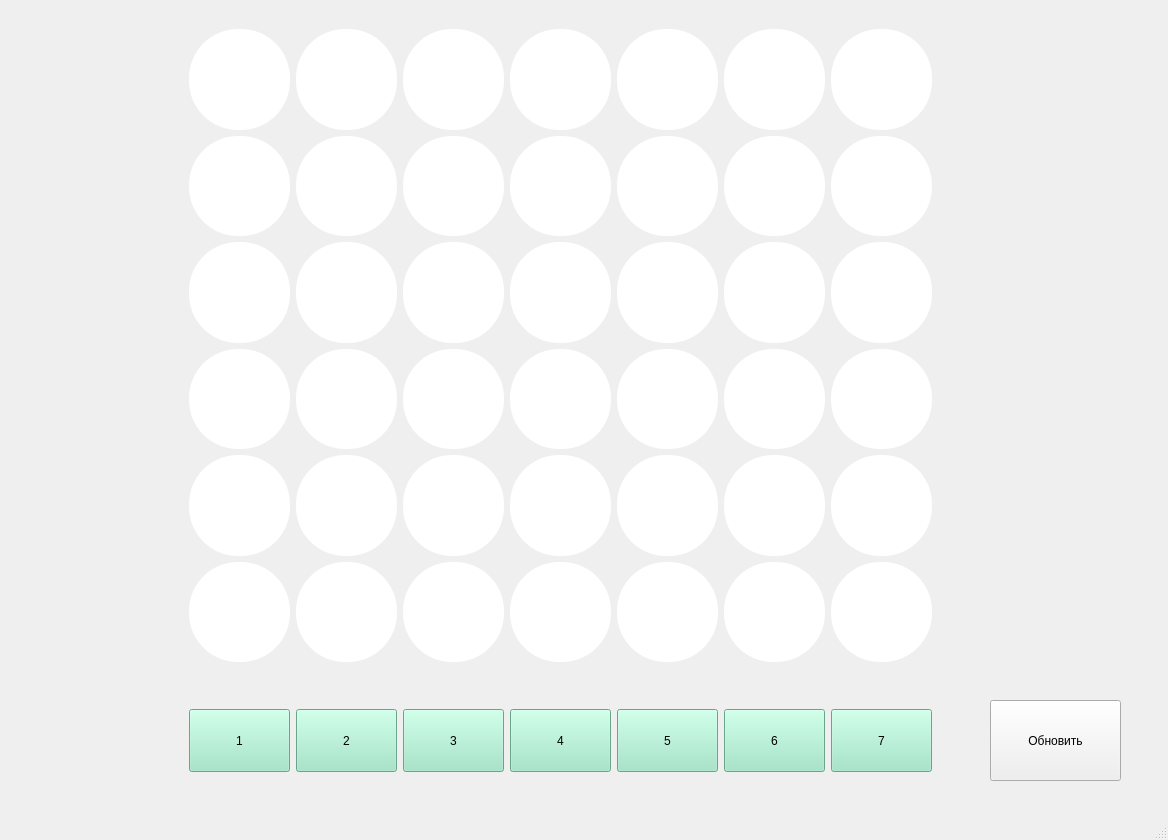
<?xml version="1.0" encoding="UTF-8"?>
<ui version="4.0">
 <class>MainWindow</class>
 <widget class="QMainWindow" name="MainWindow">
  <property name="geometry">
   <rect>
    <x>0</x>
    <y>0</y>
    <width>1168</width>
    <height>840</height>
   </rect>
  </property>
  <property name="windowTitle">
   <string>MainWindow</string>
  </property>
  <property name="styleSheet">
   <string notr="true"/>
  </property>
  <widget class="QWidget" name="centralwidget">
   <widget class="QFrame" name="gridFrame">
    <property name="geometry">
     <rect>
      <x>180</x>
      <y>20</y>
      <width>761</width>
      <height>651</height>
     </rect>
    </property>
    <property name="styleSheet">
     <string notr="true">QPushButton
{
	background: #fff;
	border-radius: 49px;
}</string>
    </property>
    <layout class="QGridLayout" name="gridLayout">
     <item row="3" column="0">
      <widget class="QPushButton" name="pushButton_0_2">
       <property name="sizePolicy">
        <sizepolicy hsizetype="Minimum" vsizetype="Ignored">
         <horstretch>0</horstretch>
         <verstretch>0</verstretch>
        </sizepolicy>
       </property>
       <property name="text">
        <string/>
       </property>
      </widget>
     </item>
     <item row="1" column="0">
      <widget class="QPushButton" name="pushButton_0_4">
       <property name="sizePolicy">
        <sizepolicy hsizetype="Minimum" vsizetype="Ignored">
         <horstretch>0</horstretch>
         <verstretch>0</verstretch>
        </sizepolicy>
       </property>
       <property name="text">
        <string/>
       </property>
      </widget>
     </item>
     <item row="0" column="0">
      <widget class="QPushButton" name="pushButton_0_5">
       <property name="sizePolicy">
        <sizepolicy hsizetype="Minimum" vsizetype="Ignored">
         <horstretch>0</horstretch>
         <verstretch>0</verstretch>
        </sizepolicy>
       </property>
       <property name="text">
        <string/>
       </property>
      </widget>
     </item>
     <item row="2" column="0">
      <widget class="QPushButton" name="pushButton_0_3">
       <property name="sizePolicy">
        <sizepolicy hsizetype="Minimum" vsizetype="Ignored">
         <horstretch>0</horstretch>
         <verstretch>0</verstretch>
        </sizepolicy>
       </property>
       <property name="text">
        <string/>
       </property>
      </widget>
     </item>
     <item row="5" column="4">
      <widget class="QPushButton" name="pushButton_4_0">
       <property name="sizePolicy">
        <sizepolicy hsizetype="Minimum" vsizetype="Ignored">
         <horstretch>0</horstretch>
         <verstretch>0</verstretch>
        </sizepolicy>
       </property>
       <property name="text">
        <string/>
       </property>
      </widget>
     </item>
     <item row="5" column="2">
      <widget class="QPushButton" name="pushButton_2_0">
       <property name="sizePolicy">
        <sizepolicy hsizetype="Minimum" vsizetype="Ignored">
         <horstretch>0</horstretch>
         <verstretch>0</verstretch>
        </sizepolicy>
       </property>
       <property name="text">
        <string/>
       </property>
      </widget>
     </item>
     <item row="5" column="3">
      <widget class="QPushButton" name="pushButton_3_0">
       <property name="sizePolicy">
        <sizepolicy hsizetype="Minimum" vsizetype="Ignored">
         <horstretch>0</horstretch>
         <verstretch>0</verstretch>
        </sizepolicy>
       </property>
       <property name="text">
        <string/>
       </property>
      </widget>
     </item>
     <item row="5" column="5">
      <widget class="QPushButton" name="pushButton_5_0">
       <property name="sizePolicy">
        <sizepolicy hsizetype="Minimum" vsizetype="Ignored">
         <horstretch>0</horstretch>
         <verstretch>0</verstretch>
        </sizepolicy>
       </property>
       <property name="text">
        <string/>
       </property>
      </widget>
     </item>
     <item row="5" column="1">
      <widget class="QPushButton" name="pushButton_1_0">
       <property name="sizePolicy">
        <sizepolicy hsizetype="Minimum" vsizetype="Ignored">
         <horstretch>0</horstretch>
         <verstretch>0</verstretch>
        </sizepolicy>
       </property>
       <property name="text">
        <string/>
       </property>
      </widget>
     </item>
     <item row="5" column="0">
      <widget class="QPushButton" name="pushButton_0_0">
       <property name="sizePolicy">
        <sizepolicy hsizetype="Minimum" vsizetype="Ignored">
         <horstretch>0</horstretch>
         <verstretch>0</verstretch>
        </sizepolicy>
       </property>
       <property name="text">
        <string/>
       </property>
      </widget>
     </item>
     <item row="4" column="0">
      <widget class="QPushButton" name="pushButton_0_1">
       <property name="sizePolicy">
        <sizepolicy hsizetype="Minimum" vsizetype="Ignored">
         <horstretch>0</horstretch>
         <verstretch>0</verstretch>
        </sizepolicy>
       </property>
       <property name="text">
        <string/>
       </property>
      </widget>
     </item>
     <item row="5" column="6">
      <widget class="QPushButton" name="pushButton_6_0">
       <property name="sizePolicy">
        <sizepolicy hsizetype="Minimum" vsizetype="Ignored">
         <horstretch>0</horstretch>
         <verstretch>0</verstretch>
        </sizepolicy>
       </property>
       <property name="text">
        <string/>
       </property>
      </widget>
     </item>
     <item row="0" column="6">
      <widget class="QPushButton" name="pushButton_6_5">
       <property name="sizePolicy">
        <sizepolicy hsizetype="Minimum" vsizetype="Ignored">
         <horstretch>0</horstretch>
         <verstretch>0</verstretch>
        </sizepolicy>
       </property>
       <property name="text">
        <string/>
       </property>
      </widget>
     </item>
     <item row="0" column="5">
      <widget class="QPushButton" name="pushButton_5_5">
       <property name="sizePolicy">
        <sizepolicy hsizetype="Minimum" vsizetype="Ignored">
         <horstretch>0</horstretch>
         <verstretch>0</verstretch>
        </sizepolicy>
       </property>
       <property name="text">
        <string/>
       </property>
      </widget>
     </item>
     <item row="0" column="2">
      <widget class="QPushButton" name="pushButton_2_5">
       <property name="sizePolicy">
        <sizepolicy hsizetype="Minimum" vsizetype="Ignored">
         <horstretch>0</horstretch>
         <verstretch>0</verstretch>
        </sizepolicy>
       </property>
       <property name="text">
        <string/>
       </property>
      </widget>
     </item>
     <item row="0" column="1">
      <widget class="QPushButton" name="pushButton_1_5">
       <property name="sizePolicy">
        <sizepolicy hsizetype="Minimum" vsizetype="Ignored">
         <horstretch>0</horstretch>
         <verstretch>0</verstretch>
        </sizepolicy>
       </property>
       <property name="text">
        <string/>
       </property>
      </widget>
     </item>
     <item row="0" column="3">
      <widget class="QPushButton" name="pushButton_3_5">
       <property name="sizePolicy">
        <sizepolicy hsizetype="Minimum" vsizetype="Ignored">
         <horstretch>0</horstretch>
         <verstretch>0</verstretch>
        </sizepolicy>
       </property>
       <property name="text">
        <string/>
       </property>
      </widget>
     </item>
     <item row="0" column="4">
      <widget class="QPushButton" name="pushButton_4_5">
       <property name="sizePolicy">
        <sizepolicy hsizetype="Minimum" vsizetype="Ignored">
         <horstretch>0</horstretch>
         <verstretch>0</verstretch>
        </sizepolicy>
       </property>
       <property name="text">
        <string/>
       </property>
      </widget>
     </item>
     <item row="1" column="2">
      <widget class="QPushButton" name="pushButton_2_4">
       <property name="sizePolicy">
        <sizepolicy hsizetype="Minimum" vsizetype="Ignored">
         <horstretch>0</horstretch>
         <verstretch>0</verstretch>
        </sizepolicy>
       </property>
       <property name="text">
        <string/>
       </property>
      </widget>
     </item>
     <item row="1" column="1">
      <widget class="QPushButton" name="pushButton_1_4">
       <property name="sizePolicy">
        <sizepolicy hsizetype="Minimum" vsizetype="Ignored">
         <horstretch>0</horstretch>
         <verstretch>0</verstretch>
        </sizepolicy>
       </property>
       <property name="text">
        <string/>
       </property>
      </widget>
     </item>
     <item row="1" column="3">
      <widget class="QPushButton" name="pushButton_3_4">
       <property name="sizePolicy">
        <sizepolicy hsizetype="Minimum" vsizetype="Ignored">
         <horstretch>0</horstretch>
         <verstretch>0</verstretch>
        </sizepolicy>
       </property>
       <property name="text">
        <string/>
       </property>
      </widget>
     </item>
     <item row="1" column="5">
      <widget class="QPushButton" name="pushButton_5_4">
       <property name="sizePolicy">
        <sizepolicy hsizetype="Minimum" vsizetype="Ignored">
         <horstretch>0</horstretch>
         <verstretch>0</verstretch>
        </sizepolicy>
       </property>
       <property name="text">
        <string/>
       </property>
      </widget>
     </item>
     <item row="1" column="4">
      <widget class="QPushButton" name="pushButton_4_4">
       <property name="sizePolicy">
        <sizepolicy hsizetype="Minimum" vsizetype="Ignored">
         <horstretch>0</horstretch>
         <verstretch>0</verstretch>
        </sizepolicy>
       </property>
       <property name="text">
        <string/>
       </property>
      </widget>
     </item>
     <item row="1" column="6">
      <widget class="QPushButton" name="pushButton_6_4">
       <property name="sizePolicy">
        <sizepolicy hsizetype="Minimum" vsizetype="Ignored">
         <horstretch>0</horstretch>
         <verstretch>0</verstretch>
        </sizepolicy>
       </property>
       <property name="text">
        <string/>
       </property>
      </widget>
     </item>
     <item row="2" column="4">
      <widget class="QPushButton" name="pushButton_4_3">
       <property name="sizePolicy">
        <sizepolicy hsizetype="Minimum" vsizetype="Ignored">
         <horstretch>0</horstretch>
         <verstretch>0</verstretch>
        </sizepolicy>
       </property>
       <property name="text">
        <string/>
       </property>
      </widget>
     </item>
     <item row="2" column="5">
      <widget class="QPushButton" name="pushButton_5_3">
       <property name="sizePolicy">
        <sizepolicy hsizetype="Minimum" vsizetype="Ignored">
         <horstretch>0</horstretch>
         <verstretch>0</verstretch>
        </sizepolicy>
       </property>
       <property name="text">
        <string/>
       </property>
      </widget>
     </item>
     <item row="2" column="3">
      <widget class="QPushButton" name="pushButton_3_3">
       <property name="sizePolicy">
        <sizepolicy hsizetype="Minimum" vsizetype="Ignored">
         <horstretch>0</horstretch>
         <verstretch>0</verstretch>
        </sizepolicy>
       </property>
       <property name="text">
        <string/>
       </property>
      </widget>
     </item>
     <item row="2" column="2">
      <widget class="QPushButton" name="pushButton_2_3">
       <property name="sizePolicy">
        <sizepolicy hsizetype="Minimum" vsizetype="Ignored">
         <horstretch>0</horstretch>
         <verstretch>0</verstretch>
        </sizepolicy>
       </property>
       <property name="text">
        <string/>
       </property>
      </widget>
     </item>
     <item row="2" column="6">
      <widget class="QPushButton" name="pushButton_6_3">
       <property name="sizePolicy">
        <sizepolicy hsizetype="Minimum" vsizetype="Ignored">
         <horstretch>0</horstretch>
         <verstretch>0</verstretch>
        </sizepolicy>
       </property>
       <property name="text">
        <string/>
       </property>
      </widget>
     </item>
     <item row="2" column="1">
      <widget class="QPushButton" name="pushButton_1_3">
       <property name="sizePolicy">
        <sizepolicy hsizetype="Minimum" vsizetype="Ignored">
         <horstretch>0</horstretch>
         <verstretch>0</verstretch>
        </sizepolicy>
       </property>
       <property name="text">
        <string/>
       </property>
      </widget>
     </item>
     <item row="3" column="2">
      <widget class="QPushButton" name="pushButton_2_2">
       <property name="sizePolicy">
        <sizepolicy hsizetype="Minimum" vsizetype="Ignored">
         <horstretch>0</horstretch>
         <verstretch>0</verstretch>
        </sizepolicy>
       </property>
       <property name="text">
        <string/>
       </property>
      </widget>
     </item>
     <item row="3" column="1">
      <widget class="QPushButton" name="pushButton_1_2">
       <property name="sizePolicy">
        <sizepolicy hsizetype="Minimum" vsizetype="Ignored">
         <horstretch>0</horstretch>
         <verstretch>0</verstretch>
        </sizepolicy>
       </property>
       <property name="text">
        <string/>
       </property>
      </widget>
     </item>
     <item row="3" column="6">
      <widget class="QPushButton" name="pushButton_6_2">
       <property name="sizePolicy">
        <sizepolicy hsizetype="Minimum" vsizetype="Ignored">
         <horstretch>0</horstretch>
         <verstretch>0</verstretch>
        </sizepolicy>
       </property>
       <property name="text">
        <string/>
       </property>
      </widget>
     </item>
     <item row="3" column="4">
      <widget class="QPushButton" name="pushButton_4_2">
       <property name="sizePolicy">
        <sizepolicy hsizetype="Minimum" vsizetype="Ignored">
         <horstretch>0</horstretch>
         <verstretch>0</verstretch>
        </sizepolicy>
       </property>
       <property name="text">
        <string/>
       </property>
      </widget>
     </item>
     <item row="3" column="5">
      <widget class="QPushButton" name="pushButton_5_2">
       <property name="sizePolicy">
        <sizepolicy hsizetype="Minimum" vsizetype="Ignored">
         <horstretch>0</horstretch>
         <verstretch>0</verstretch>
        </sizepolicy>
       </property>
       <property name="text">
        <string/>
       </property>
      </widget>
     </item>
     <item row="3" column="3">
      <widget class="QPushButton" name="pushButton_3_2">
       <property name="sizePolicy">
        <sizepolicy hsizetype="Minimum" vsizetype="Ignored">
         <horstretch>0</horstretch>
         <verstretch>0</verstretch>
        </sizepolicy>
       </property>
       <property name="text">
        <string/>
       </property>
      </widget>
     </item>
     <item row="4" column="3">
      <widget class="QPushButton" name="pushButton_3_1">
       <property name="sizePolicy">
        <sizepolicy hsizetype="Minimum" vsizetype="Ignored">
         <horstretch>0</horstretch>
         <verstretch>0</verstretch>
        </sizepolicy>
       </property>
       <property name="text">
        <string/>
       </property>
      </widget>
     </item>
     <item row="4" column="2">
      <widget class="QPushButton" name="pushButton_2_1">
       <property name="sizePolicy">
        <sizepolicy hsizetype="Minimum" vsizetype="Ignored">
         <horstretch>0</horstretch>
         <verstretch>0</verstretch>
        </sizepolicy>
       </property>
       <property name="text">
        <string/>
       </property>
      </widget>
     </item>
     <item row="4" column="4">
      <widget class="QPushButton" name="pushButton_4_1">
       <property name="sizePolicy">
        <sizepolicy hsizetype="Minimum" vsizetype="Ignored">
         <horstretch>0</horstretch>
         <verstretch>0</verstretch>
        </sizepolicy>
       </property>
       <property name="text">
        <string/>
       </property>
      </widget>
     </item>
     <item row="4" column="1">
      <widget class="QPushButton" name="pushButton_1_1">
       <property name="sizePolicy">
        <sizepolicy hsizetype="Minimum" vsizetype="Ignored">
         <horstretch>0</horstretch>
         <verstretch>0</verstretch>
        </sizepolicy>
       </property>
       <property name="text">
        <string/>
       </property>
      </widget>
     </item>
     <item row="4" column="6">
      <widget class="QPushButton" name="pushButton_6_1">
       <property name="sizePolicy">
        <sizepolicy hsizetype="Minimum" vsizetype="Ignored">
         <horstretch>0</horstretch>
         <verstretch>0</verstretch>
        </sizepolicy>
       </property>
       <property name="text">
        <string/>
       </property>
      </widget>
     </item>
     <item row="4" column="5">
      <widget class="QPushButton" name="pushButton_5_1">
       <property name="sizePolicy">
        <sizepolicy hsizetype="Minimum" vsizetype="Ignored">
         <horstretch>0</horstretch>
         <verstretch>0</verstretch>
        </sizepolicy>
       </property>
       <property name="text">
        <string/>
       </property>
      </widget>
     </item>
    </layout>
   </widget>
   <widget class="QFrame" name="horizontalFrame">
    <property name="geometry">
     <rect>
      <x>180</x>
      <y>700</y>
      <width>761</width>
      <height>81</height>
     </rect>
    </property>
    <property name="styleSheet">
     <string notr="true">QPushButton
{
	background: #95e5c2;
}

QPushButton:hover
{
    background:#a2f9d2;
}

QPushButton:pressed
{
    background:#8bd2b3;
}</string>
    </property>
    <layout class="QHBoxLayout" name="horizontalLayout">
     <item>
      <widget class="QPushButton" name="pushButton_43">
       <property name="sizePolicy">
        <sizepolicy hsizetype="Minimum" vsizetype="Ignored">
         <horstretch>0</horstretch>
         <verstretch>0</verstretch>
        </sizepolicy>
       </property>
       <property name="text">
        <string>1</string>
       </property>
      </widget>
     </item>
     <item>
      <widget class="QPushButton" name="pushButton_44">
       <property name="sizePolicy">
        <sizepolicy hsizetype="Minimum" vsizetype="Ignored">
         <horstretch>0</horstretch>
         <verstretch>0</verstretch>
        </sizepolicy>
       </property>
       <property name="text">
        <string>2</string>
       </property>
      </widget>
     </item>
     <item>
      <widget class="QPushButton" name="pushButton_45">
       <property name="sizePolicy">
        <sizepolicy hsizetype="Minimum" vsizetype="Ignored">
         <horstretch>0</horstretch>
         <verstretch>0</verstretch>
        </sizepolicy>
       </property>
       <property name="text">
        <string>3</string>
       </property>
      </widget>
     </item>
     <item>
      <widget class="QPushButton" name="pushButton_46">
       <property name="sizePolicy">
        <sizepolicy hsizetype="Minimum" vsizetype="Ignored">
         <horstretch>0</horstretch>
         <verstretch>0</verstretch>
        </sizepolicy>
       </property>
       <property name="text">
        <string>4</string>
       </property>
      </widget>
     </item>
     <item>
      <widget class="QPushButton" name="pushButton_47">
       <property name="sizePolicy">
        <sizepolicy hsizetype="Minimum" vsizetype="Ignored">
         <horstretch>0</horstretch>
         <verstretch>0</verstretch>
        </sizepolicy>
       </property>
       <property name="text">
        <string>5</string>
       </property>
      </widget>
     </item>
     <item>
      <widget class="QPushButton" name="pushButton_48">
       <property name="sizePolicy">
        <sizepolicy hsizetype="Minimum" vsizetype="Ignored">
         <horstretch>0</horstretch>
         <verstretch>0</verstretch>
        </sizepolicy>
       </property>
       <property name="text">
        <string>6</string>
       </property>
      </widget>
     </item>
     <item>
      <widget class="QPushButton" name="pushButton_49">
       <property name="sizePolicy">
        <sizepolicy hsizetype="Minimum" vsizetype="Ignored">
         <horstretch>0</horstretch>
         <verstretch>0</verstretch>
        </sizepolicy>
       </property>
       <property name="text">
        <string>7</string>
       </property>
      </widget>
     </item>
    </layout>
   </widget>
   <widget class="QPushButton" name="pushButton_50">
    <property name="geometry">
     <rect>
      <x>990</x>
      <y>700</y>
      <width>131</width>
      <height>81</height>
     </rect>
    </property>
    <property name="sizePolicy">
     <sizepolicy hsizetype="Minimum" vsizetype="Ignored">
      <horstretch>0</horstretch>
      <verstretch>0</verstretch>
     </sizepolicy>
    </property>
    <property name="text">
     <string>Обновить</string>
    </property>
   </widget>
  </widget>
  <widget class="QStatusBar" name="statusbar"/>
 </widget>
 <resources/>
 <connections/>
</ui>
